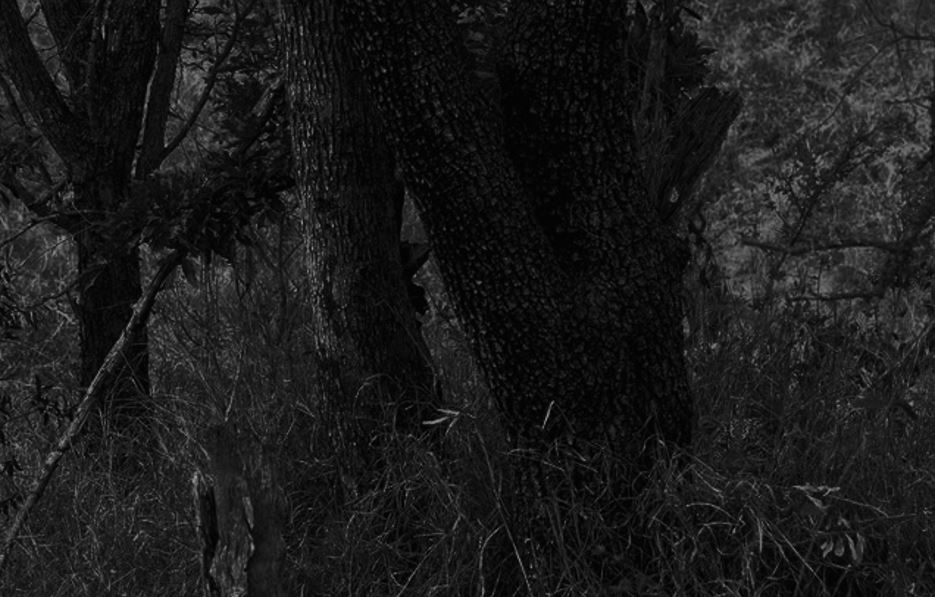
#> input picture Image Processing/Images/cctv4.JPG, 935 x 597 px
$ python thief.py Images/cctv4.JPG
#> lines starting #> are read from the running program, lines starting #| are printed output that depends on the picture
import cv2
import numpy as np
import sys

input_file = sys.argv[1]
image = cv2.imread(input_file)
#> image is the input picture: shape (597, 935, 3); min 0, max 158, mean 26.9
# image = cv2.imread("Image Processing/EE604 A2/cctv4.jpg")
img = cv2.cvtColor(image, cv2.COLOR_BGR2GRAY)
cv2.imshow('Original', img)

def ginject(gamma, image_):
#> called with gamma = 0.4
    g_img = np.zeros((image_.shape), np.uint8)
    for x in range(image_.shape[1]):
        for y in range(image_.shape[0]):
            g_img[y][x]=255*(image_[y][x]/255)**gamma
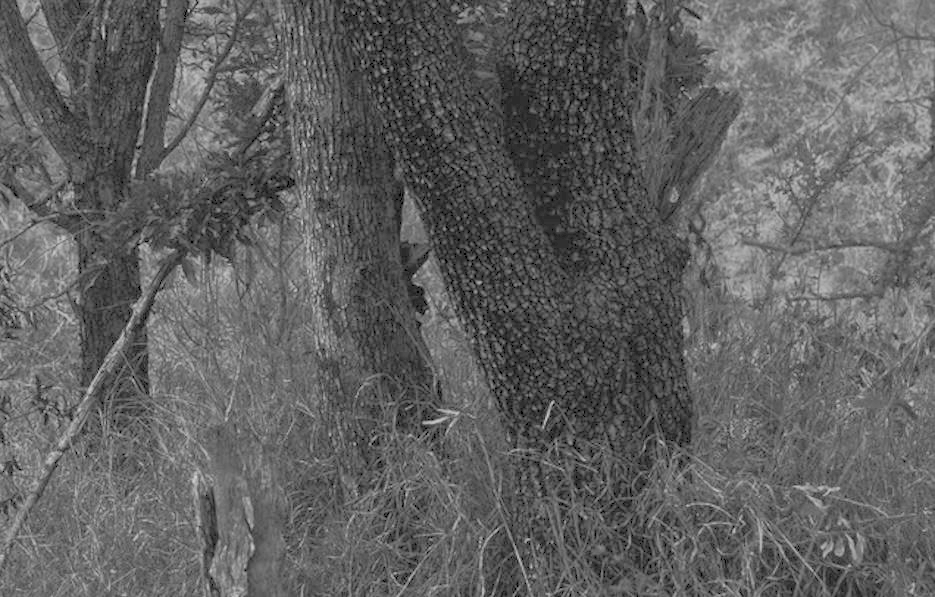
#> g_img: shape (597, 935); min 0, max 210, mean 96.9
    return g_img

g_img = ginject(0.4, img)
equalized_img = cv2.equalizeHist(img)
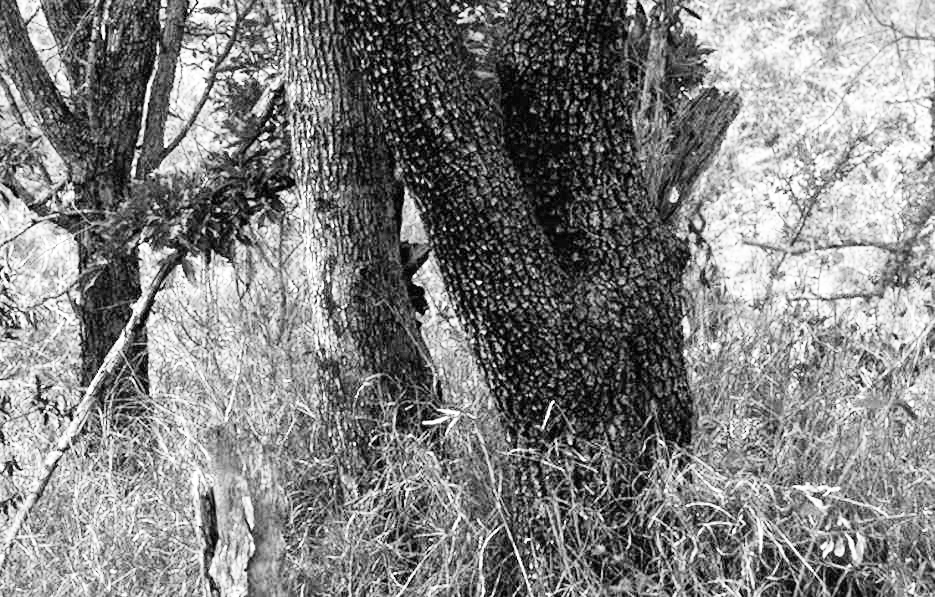
#> equalized_img: shape (597, 935); min 0, max 255, mean 129.3
new_img = cv2.addWeighted(equalized_img, 0.45, g_img, 0.65, 0)
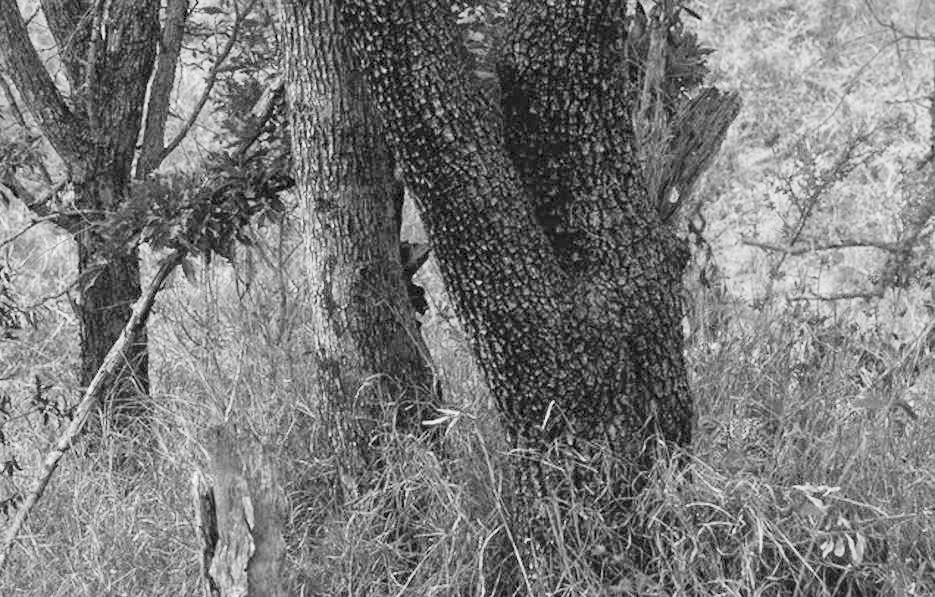
#> new_img: shape (597, 935); min 0, max 251, mean 121.3

cv2.imshow('Enhanced', new_img)
name = 'enhanced-cctv' + str(input_file)[-5] + '.jpg'
status = cv2.imwrite(name, new_img)
print("Image written to file-system : ", status)
#| Image written to file-system :  True
cv2.waitKey(0)
cv2.destroyAllWindows()

$ run again, with Image Processing/Images/cctv1.JPG copied over Image Processing/Images/cctv4.JPG
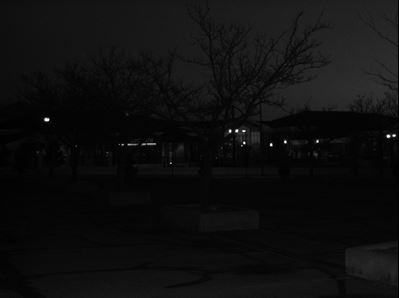
#> input picture Image Processing/Images/cctv1.JPG, 399 x 298 px
#> image is the input picture: shape (298, 399, 3); min 0, max 255, mean 14.8
#> after the loop in ginject, `for x in range(image_.shape[1]):`:
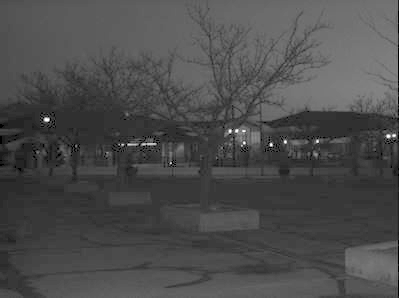
#> g_img: shape (298, 399); min 0, max 255, mean 76
#> `new_img = cv2.addWeighted(equalized_img, 0.45, g_img, 0.65, 0)`:
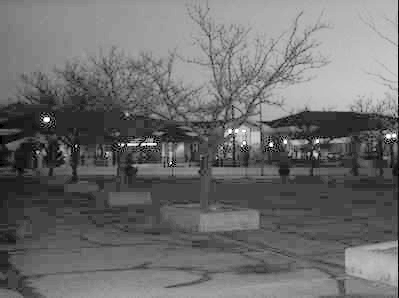
#> new_img: shape (298, 399); min 0, max 255, mean 109
#| Image written to file-system :  True

$ run again, with Image Processing/Images/cctv2.JPG copied over Image Processing/Images/cctv4.JPG
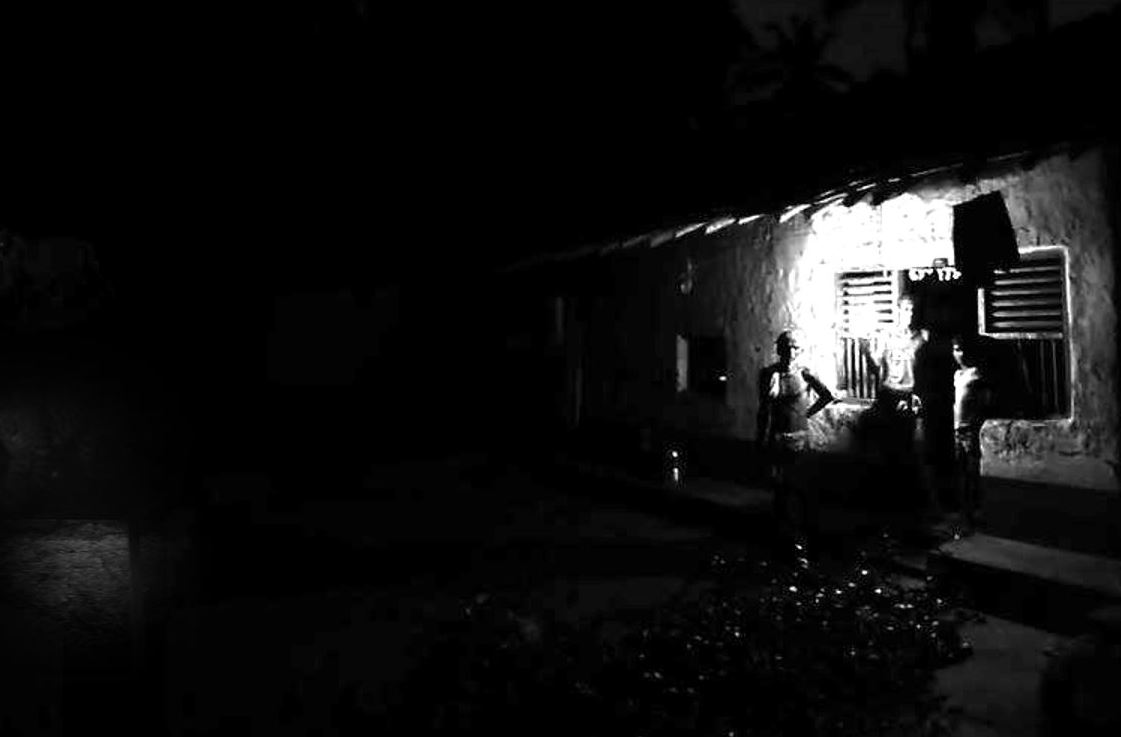
#> input picture Image Processing/Images/cctv2.JPG, 1121 x 737 px
#> image is the input picture: shape (737, 1121, 3); min 0, max 255, mean 15.5
#> after the loop in ginject, `for x in range(image_.shape[1]):`:
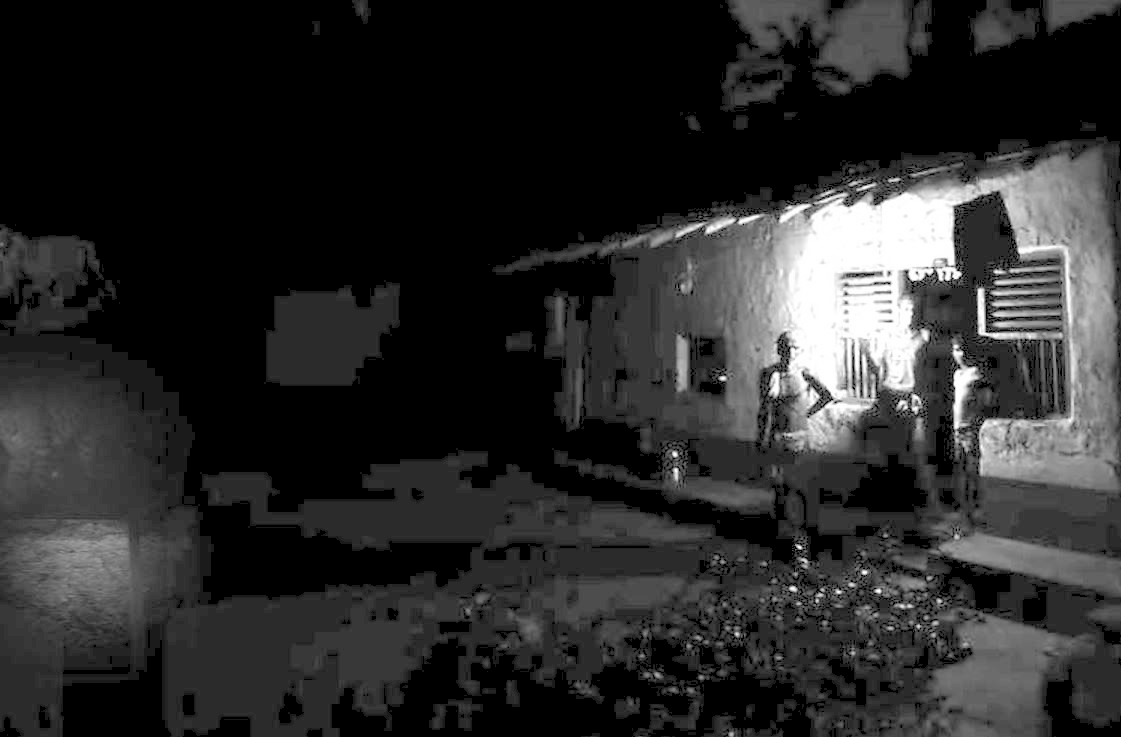
#> g_img: shape (737, 1121); min 0, max 255, mean 42.3
#> `new_img = cv2.addWeighted(equalized_img, 0.45, g_img, 0.65, 0)`:
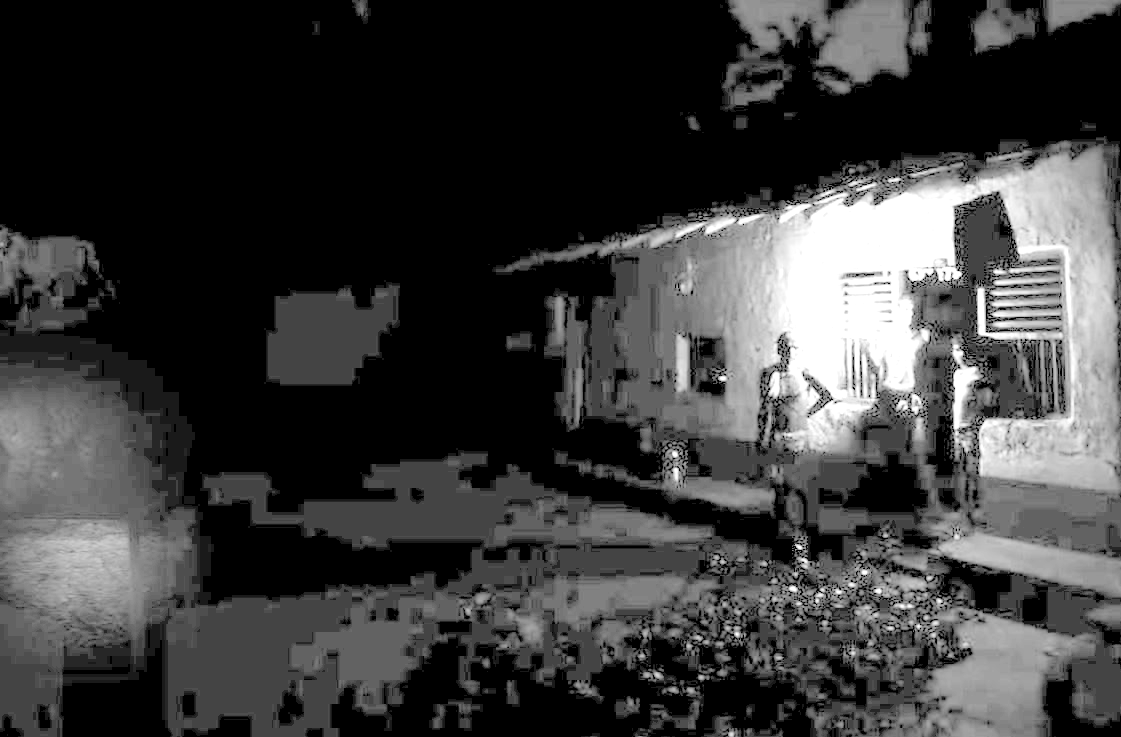
#> new_img: shape (737, 1121); min 0, max 255, mean 60
#| Image written to file-system :  True

$ run again, with Image Processing/Images/cctv3.JPG copied over Image Processing/Images/cctv4.JPG
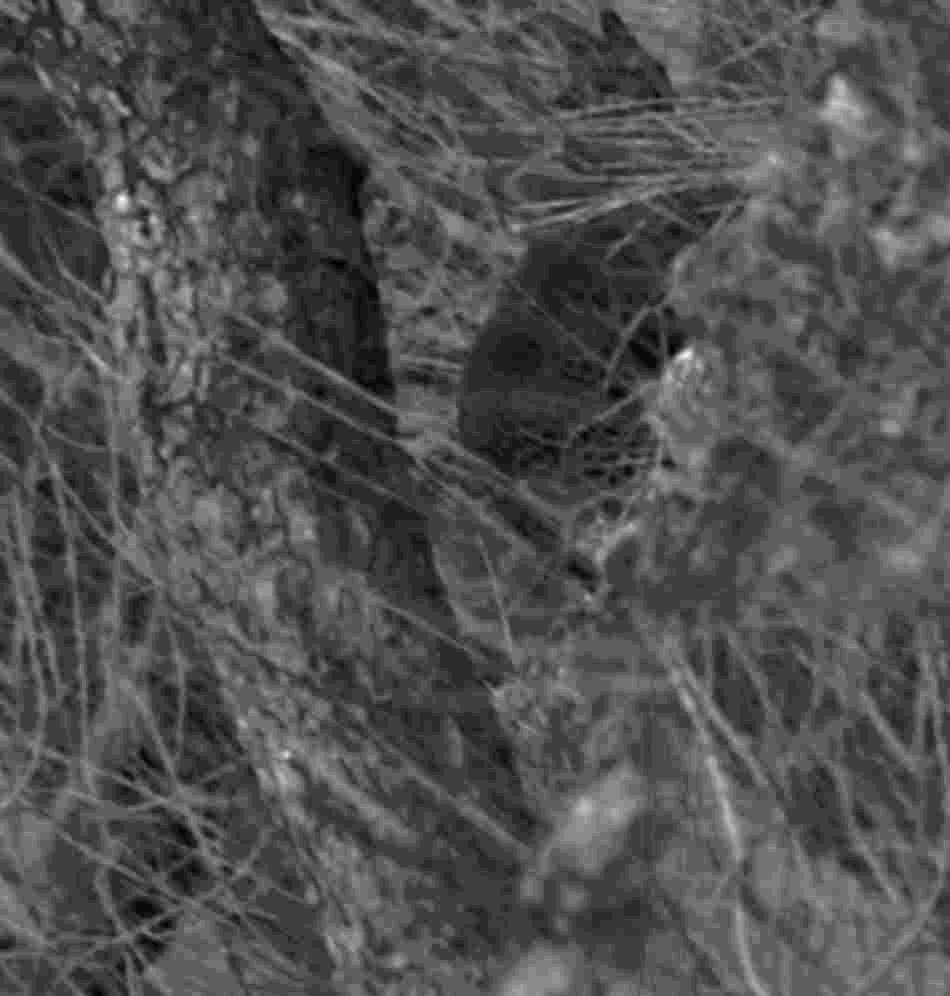
#> input picture Image Processing/Images/cctv3.JPG, 950 x 996 px
#> image is the input picture: shape (996, 950, 3); min 0, max 24, mean 7.5
#> after the loop in ginject, `for x in range(image_.shape[1]):`:
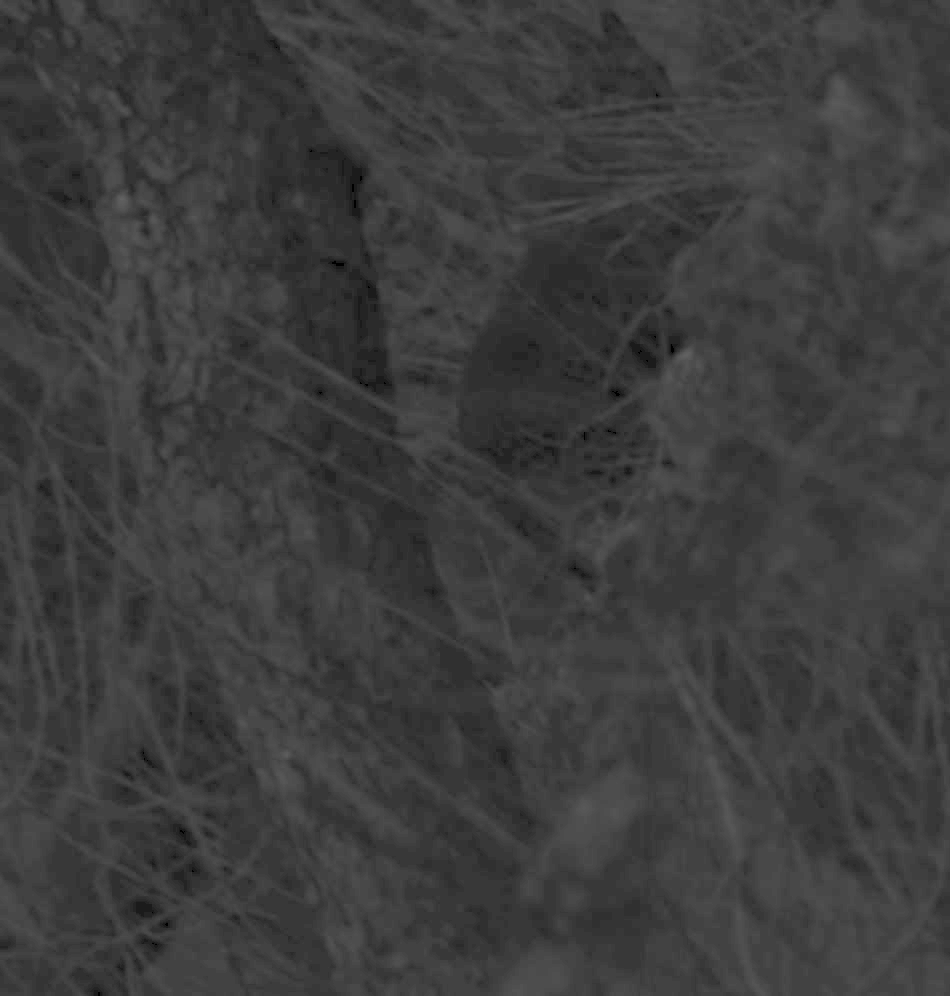
#> g_img: shape (996, 950); min 0, max 99, mean 60.8
#> `new_img = cv2.addWeighted(equalized_img, 0.45, g_img, 0.65, 0)`:
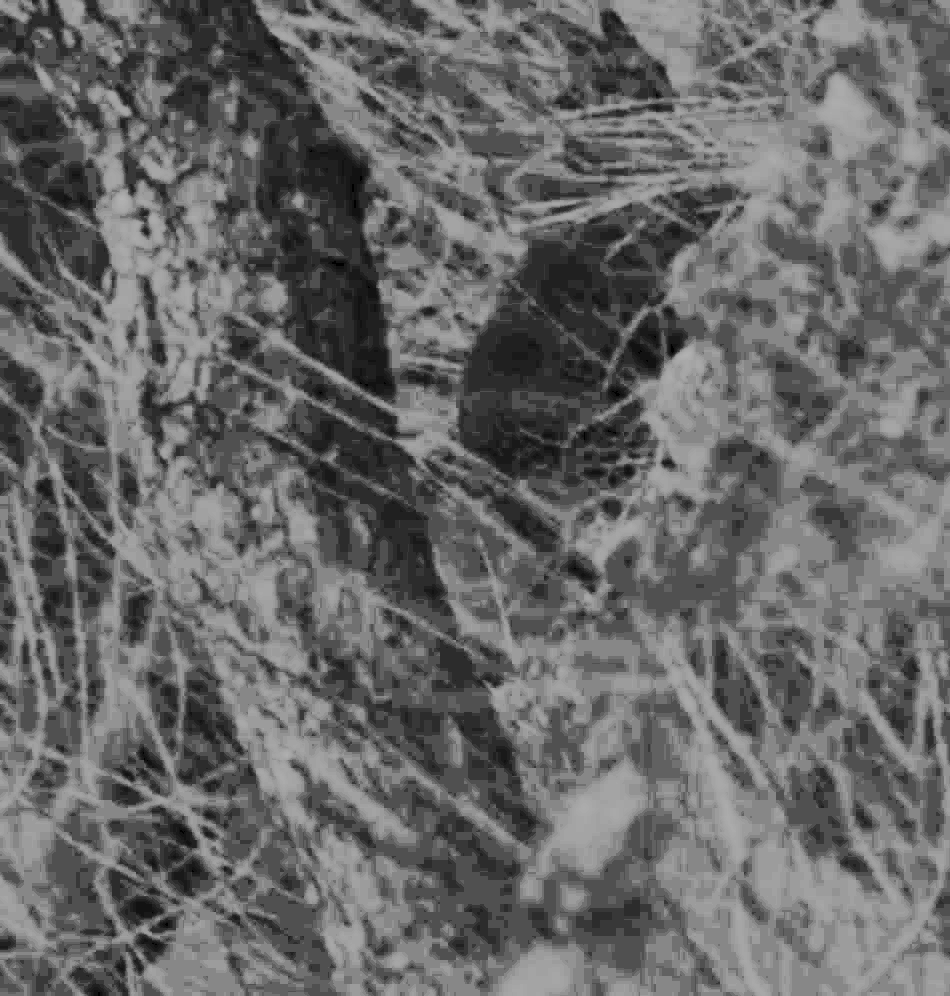
#> new_img: shape (996, 950); min 0, max 179, mean 103.9
#| Image written to file-system :  True
